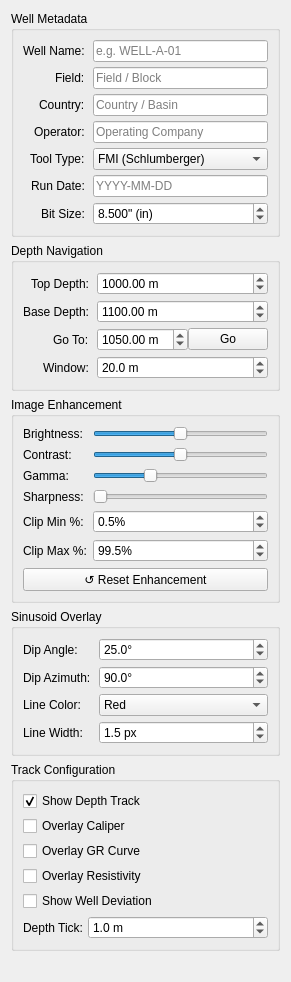
          <widget class="QWidget" name="leftScrollContents">
           <layout class="QVBoxLayout" name="leftContentLayout">
            <property name="spacing"><number>6</number></property>
            <property name="contentsMargins">
             <rect><x>8</x><y>8</y><width>8</width><height>8</height></rect>
            </property>

            <!-- Well Info Group -->
            <item>
             <widget class="QGroupBox" name="gbWellInfo">
              <property name="title"><string>Well Metadata</string></property>
              <layout class="QFormLayout" name="frmWellInfo">
               <property name="labelAlignment"><set>Qt::AlignRight|Qt::AlignVCenter</set></property>
               <property name="fieldGrowthPolicy"><enum>QFormLayout::AllNonFixedFieldsGrow</enum></property>
               <property name="horizontalSpacing"><number>8</number></property>
               <property name="verticalSpacing"><number>5</number></property>
               <item row="0" column="0">
                <widget class="QLabel" name="lblWellName">
                 <property name="text"><string>Well Name:</string></property>
                 <property name="objectName"><string>fieldLabel</string></property>
                </widget>
               </item>
               <item row="0" column="1">
                <widget class="QLineEdit" name="leWellName">
                 <property name="placeholderText"><string>e.g. WELL-A-01</string></property>
                </widget>
               </item>
               <item row="1" column="0">
                <widget class="QLabel" name="lblField">
                 <property name="text"><string>Field:</string></property>
                 <property name="objectName"><string>fieldLabel</string></property>
                </widget>
               </item>
               <item row="1" column="1">
                <widget class="QLineEdit" name="leField">
                 <property name="placeholderText"><string>Field / Block</string></property>
                </widget>
               </item>
               <item row="2" column="0">
                <widget class="QLabel" name="lblCountry">
                 <property name="text"><string>Country:</string></property>
                 <property name="objectName"><string>fieldLabel</string></property>
                </widget>
               </item>
               <item row="2" column="1">
                <widget class="QLineEdit" name="leCountry">
                 <property name="placeholderText"><string>Country / Basin</string></property>
                </widget>
               </item>
               <item row="3" column="0">
                <widget class="QLabel" name="lblOperator">
                 <property name="text"><string>Operator:</string></property>
                 <property name="objectName"><string>fieldLabel</string></property>
                </widget>
               </item>
               <item row="3" column="1">
                <widget class="QLineEdit" name="leOperator">
                 <property name="placeholderText"><string>Operating Company</string></property>
                </widget>
               </item>
               <item row="4" column="0">
                <widget class="QLabel" name="lblToolType">
                 <property name="text"><string>Tool Type:</string></property>
                 <property name="objectName"><string>fieldLabel</string></property>
                </widget>
               </item>
               <item row="4" column="1">
                <widget class="QComboBox" name="cbToolType">
                 <item><property name="text"><string>FMI (Schlumberger)</string></property></item>
                 <item><property name="text"><string>FMS (Schlumberger)</string></property></item>
                 <item><property name="text"><string>OBMI (Schlumberger)</string></property></item>
                 <item><property name="text"><string>STAR (Halliburton)</string></property></item>
                 <item><property name="text"><string>XRMI (Halliburton)</string></property></item>
                 <item><property name="text"><string>RAB / GVR</string></property></item>
                 <item><property name="text"><string>ARI (Schlumberger)</string></property></item>
                 <item><property name="text"><string>UBI (Schlumberger)</string></property></item>
                 <item><property name="text"><string>Custom</string></property></item>
                </widget>
               </item>
               <item row="5" column="0">
                <widget class="QLabel" name="lblRunDate">
                 <property name="text"><string>Run Date:</string></property>
                 <property name="objectName"><string>fieldLabel</string></property>
                </widget>
               </item>
               <item row="5" column="1">
                <widget class="QLineEdit" name="leRunDate">
                 <property name="placeholderText"><string>YYYY-MM-DD</string></property>
                </widget>
               </item>
               <item row="6" column="0">
                <widget class="QLabel" name="lblBitSize">
                 <property name="text"><string>Bit Size:</string></property>
                 <property name="objectName"><string>fieldLabel</string></property>
                </widget>
               </item>
               <item row="6" column="1">
                <widget class="QDoubleSpinBox" name="sbBitSize">
                 <property name="suffix"><string>" (in)</string></property>
                 <property name="minimum"><double>3.0</double></property>
                 <property name="maximum"><double>36.0</double></property>
                 <property name="value"><double>8.5</double></property>
                 <property name="singleStep"><double>0.5</double></property>
                 <property name="decimals"><number>3</number></property>
                </widget>
               </item>
              </layout>
             </widget>
            </item>

            <!-- Depth Range Group -->
            <item>
             <widget class="QGroupBox" name="gbDepthRange">
              <property name="title"><string>Depth Navigation</string></property>
              <layout class="QFormLayout" name="frmDepth">
               <property name="labelAlignment"><set>Qt::AlignRight|Qt::AlignVCenter</set></property>
               <property name="horizontalSpacing"><number>8</number></property>
               <property name="verticalSpacing"><number>5</number></property>
               <item row="0" column="0">
                <widget class="QLabel" name="lblTopDepth">
                 <property name="text"><string>Top Depth:</string></property>
                 <property name="objectName"><string>fieldLabel</string></property>
                </widget>
               </item>
               <item row="0" column="1">
                <widget class="QDoubleSpinBox" name="sbTopDepth">
                 <property name="suffix"><string> m</string></property>
                 <property name="minimum"><double>0.0</double></property>
                 <property name="maximum"><double>20000.0</double></property>
                 <property name="value"><double>1000.0</double></property>
                 <property name="decimals"><number>2</number></property>
                 <property name="singleStep"><double>1.0</double></property>
                </widget>
               </item>
               <item row="1" column="0">
                <widget class="QLabel" name="lblBottomDepth">
                 <property name="text"><string>Base Depth:</string></property>
                 <property name="objectName"><string>fieldLabel</string></property>
                </widget>
               </item>
               <item row="1" column="1">
                <widget class="QDoubleSpinBox" name="sbBottomDepth">
                 <property name="suffix"><string> m</string></property>
                 <property name="minimum"><double>0.0</double></property>
                 <property name="maximum"><double>20000.0</double></property>
                 <property name="value"><double>1100.0</double></property>
                 <property name="decimals"><number>2</number></property>
                 <property name="singleStep"><double>1.0</double></property>
                </widget>
               </item>
               <item row="2" column="0">
                <widget class="QLabel" name="lblGotoDepth">
                 <property name="text"><string>Go To:</string></property>
                 <property name="objectName"><string>fieldLabel</string></property>
                </widget>
               </item>
               <item row="2" column="1">
                <layout class="QHBoxLayout" name="hGotoLayout">
                 <item>
                  <widget class="QDoubleSpinBox" name="sbGotoDepth">
                   <property name="suffix"><string> m</string></property>
                   <property name="minimum"><double>0.0</double></property>
                   <property name="maximum"><double>20000.0</double></property>
                   <property name="value"><double>1050.0</double></property>
                   <property name="decimals"><number>2</number></property>
                  </widget>
                 </item>
                 <item>
                  <widget class="QPushButton" name="btnGotoDepth">
                   <property name="text"><string>Go</string></property>
                   <property name="objectName"><string>primaryBtn</string></property>
                   <property name="maximumWidth"><number>38</number></property>
                  </widget>
                 </item>
                </layout>
               </item>
               <item row="3" column="0">
                <widget class="QLabel" name="lblWindowSize">
                 <property name="text"><string>Window:</string></property>
                 <property name="objectName"><string>fieldLabel</string></property>
                </widget>
               </item>
               <item row="3" column="1">
                <widget class="QDoubleSpinBox" name="sbWindowSize">
                 <property name="suffix"><string> m</string></property>
                 <property name="minimum"><double>1.0</double></property>
                 <property name="maximum"><double>500.0</double></property>
                 <property name="value"><double>20.0</double></property>
                 <property name="decimals"><number>1</number></property>
                 <property name="singleStep"><double>5.0</double></property>
                </widget>
               </item>
              </layout>
             </widget>
            </item>

            <!-- Image Enhancement Group -->
            <item>
             <widget class="QGroupBox" name="gbEnhancement">
              <property name="title"><string>Image Enhancement</string></property>
              <layout class="QVBoxLayout" name="vEnhLayout">
               <property name="spacing"><number>6</number></property>

               <item>
                <layout class="QFormLayout" name="frmEnhance">
                 <item row="0" column="0">
                  <widget class="QLabel" name="lblBrightness">
                   <property name="text"><string>Brightness:</string></property>
                   <property name="objectName"><string>fieldLabel</string></property>
                  </widget>
                 </item>
                 <item row="0" column="1">
                  <widget class="QSlider" name="slBrightness">
                   <property name="orientation"><enum>Qt::Horizontal</enum></property>
                   <property name="minimum"><number>-100</number></property>
                   <property name="maximum"><number>100</number></property>
                   <property name="value"><number>0</number></property>
                  </widget>
                 </item>
                 <item row="1" column="0">
                  <widget class="QLabel" name="lblContrast">
                   <property name="text"><string>Contrast:</string></property>
                   <property name="objectName"><string>fieldLabel</string></property>
                  </widget>
                 </item>
                 <item row="1" column="1">
                  <widget class="QSlider" name="slContrast">
                   <property name="orientation"><enum>Qt::Horizontal</enum></property>
                   <property name="minimum"><number>-100</number></property>
                   <property name="maximum"><number>100</number></property>
                   <property name="value"><number>0</number></property>
                  </widget>
                 </item>
                 <item row="2" column="0">
                  <widget class="QLabel" name="lblGamma">
                   <property name="text"><string>Gamma:</string></property>
                   <property name="objectName"><string>fieldLabel</string></property>
                  </widget>
                 </item>
                 <item row="2" column="1">
                  <widget class="QSlider" name="slGamma">
                   <property name="orientation"><enum>Qt::Horizontal</enum></property>
                   <property name="minimum"><number>10</number></property>
                   <property name="maximum"><number>300</number></property>
                   <property name="value"><number>100</number></property>
                  </widget>
                 </item>
                 <item row="3" column="0">
                  <widget class="QLabel" name="lblSharpness">
                   <property name="text"><string>Sharpness:</string></property>
                   <property name="objectName"><string>fieldLabel</string></property>
                  </widget>
                 </item>
                 <item row="3" column="1">
                  <widget class="QSlider" name="slSharpness">
                   <property name="orientation"><enum>Qt::Horizontal</enum></property>
                   <property name="minimum"><number>0</number></property>
                   <property name="maximum"><number>100</number></property>
                   <property name="value"><number>0</number></property>
                  </widget>
                 </item>
                 <item row="4" column="0">
                  <widget class="QLabel" name="lblClipMin">
                   <property name="text"><string>Clip Min %:</string></property>
                   <property name="objectName"><string>fieldLabel</string></property>
                  </widget>
                 </item>
                 <item row="4" column="1">
                  <widget class="QDoubleSpinBox" name="sbClipMin">
                   <property name="suffix"><string>%</string></property>
                   <property name="minimum"><double>0.0</double></property>
                   <property name="maximum"><double>10.0</double></property>
                   <property name="value"><double>0.5</double></property>
                   <property name="singleStep"><double>0.5</double></property>
                   <property name="decimals"><number>1</number></property>
                  </widget>
                 </item>
                 <item row="5" column="0">
                  <widget class="QLabel" name="lblClipMax">
                   <property name="text"><string>Clip Max %:</string></property>
                   <property name="objectName"><string>fieldLabel</string></property>
                  </widget>
                 </item>
                 <item row="5" column="1">
                  <widget class="QDoubleSpinBox" name="sbClipMax">
                   <property name="suffix"><string>%</string></property>
                   <property name="minimum"><double>90.0</double></property>
                   <property name="maximum"><double>100.0</double></property>
                   <property name="value"><double>99.5</double></property>
                   <property name="singleStep"><double>0.5</double></property>
                   <property name="decimals"><number>1</number></property>
                  </widget>
                 </item>
                </layout>
               </item>

               <item>
                <widget class="QPushButton" name="btnResetEnhancement">
                 <property name="text"><string>↺ Reset Enhancement</string></property>
                </widget>
               </item>
              </layout>
             </widget>
            </item>

            <!-- Sinusoid Parameters -->
            <item>
             <widget class="QGroupBox" name="gbSinusoid">
              <property name="title"><string>Sinusoid Overlay</string></property>
              <layout class="QFormLayout" name="frmSinusoid">
               <property name="horizontalSpacing"><number>8</number></property>
               <property name="verticalSpacing"><number>5</number></property>
               <item row="0" column="0">
                <widget class="QLabel" name="lblDipAngle">
                 <property name="text"><string>Dip Angle:</string></property>
                 <property name="objectName"><string>fieldLabel</string></property>
                </widget>
               </item>
               <item row="0" column="1">
                <widget class="QDoubleSpinBox" name="sbDipAngle">
                 <property name="suffix"><string>°</string></property>
                 <property name="minimum"><double>0.0</double></property>
                 <property name="maximum"><double>90.0</double></property>
                 <property name="value"><double>25.0</double></property>
                 <property name="decimals"><number>1</number></property>
                 <property name="singleStep"><double>0.5</double></property>
                </widget>
               </item>
               <item row="1" column="0">
                <widget class="QLabel" name="lblDipAzimuth">
                 <property name="text"><string>Dip Azimuth:</string></property>
                 <property name="objectName"><string>fieldLabel</string></property>
                </widget>
               </item>
               <item row="1" column="1">
                <widget class="QDoubleSpinBox" name="sbDipAzimuth">
                 <property name="suffix"><string>°</string></property>
                 <property name="minimum"><double>0.0</double></property>
                 <property name="maximum"><double>359.9</double></property>
                 <property name="value"><double>90.0</double></property>
                 <property name="decimals"><number>1</number></property>
                 <property name="singleStep"><double>1.0</double></property>
                </widget>
               </item>
               <item row="2" column="0">
                <widget class="QLabel" name="lblSinLineColor">
                 <property name="text"><string>Line Color:</string></property>
                 <property name="objectName"><string>fieldLabel</string></property>
                </widget>
               </item>
               <item row="2" column="1">
                <widget class="QComboBox" name="cbSinusoidColor">
                 <item><property name="text"><string>Red</string></property></item>
                 <item><property name="text"><string>Blue</string></property></item>
                 <item><property name="text"><string>Green</string></property></item>
                 <item><property name="text"><string>Yellow</string></property></item>
                 <item><property name="text"><string>White</string></property></item>
                 <item><property name="text"><string>Black</string></property></item>
                 <item><property name="text"><string>Custom…</string></property></item>
                </widget>
               </item>
               <item row="3" column="0">
                <widget class="QLabel" name="lblSinLineWidth">
                 <property name="text"><string>Line Width:</string></property>
                 <property name="objectName"><string>fieldLabel</string></property>
                </widget>
               </item>
               <item row="3" column="1">
                <widget class="QDoubleSpinBox" name="sbSinusoidWidth">
                 <property name="suffix"><string> px</string></property>
                 <property name="minimum"><double>0.5</double></property>
                 <property name="maximum"><double>5.0</double></property>
                 <property name="value"><double>1.5</double></property>
                 <property name="singleStep"><double>0.5</double></property>
                 <property name="decimals"><number>1</number></property>
                </widget>
               </item>
              </layout>
             </widget>
            </item>

            <!-- Track Configuration -->
            <item>
             <widget class="QGroupBox" name="gbTrackConfig">
              <property name="title"><string>Track Configuration</string></property>
              <layout class="QVBoxLayout" name="vTrackConfig">
               <property name="spacing"><number>5</number></property>
               <item>
                <widget class="QCheckBox" name="chkShowDepthTrack">
                 <property name="text"><string>Show Depth Track</string></property>
                 <property name="checked"><bool>true</bool></property>
                </widget>
               </item>
               <item>
                <widget class="QCheckBox" name="chkShowCaliper">
                 <property name="text"><string>Overlay Caliper</string></property>
                 <property name="checked"><bool>false</bool></property>
                </widget>
               </item>
               <item>
                <widget class="QCheckBox" name="chkShowGR">
                 <property name="text"><string>Overlay GR Curve</string></property>
                 <property name="checked"><bool>false</bool></property>
                </widget>
               </item>
               <item>
                <widget class="QCheckBox" name="chkShowResistivity">
                 <property name="text"><string>Overlay Resistivity</string></property>
                 <property name="checked"><bool>false</bool></property>
                </widget>
               </item>
               <item>
                <widget class="QCheckBox" name="chkShowDeviation">
                 <property name="text"><string>Show Well Deviation</string></property>
                 <property name="checked"><bool>false</bool></property>
                </widget>
               </item>
               <item>
                <layout class="QFormLayout" name="frmTrackScale">
                 <item row="0" column="0">
                  <widget class="QLabel" name="lblTrackDepthStep">
                   <property name="text"><string>Depth Tick:</string></property>
                   <property name="objectName"><string>fieldLabel</string></property>
                  </widget>
                 </item>
                 <item row="0" column="1">
                  <widget class="QDoubleSpinBox" name="sbDepthTickStep">
                   <property name="suffix"><string> m</string></property>
                   <property name="minimum"><double>0.1</double></property>
                   <property name="maximum"><double>50.0</double></property>
                   <property name="value"><double>1.0</double></property>
                   <property name="decimals"><number>1</number></property>
                  </widget>
                 </item>
                </layout>
               </item>
              </layout>
             </widget>
            </item>

            <!-- Bottom Spacer -->
            <item>
             <spacer>
              <property name="orientation"><enum>Qt::Vertical</enum></property>
              <property name="sizeHint" stdset="0"><size><width>20</width><height>20</height></size></property>
             </spacer>
            </item>

           </layout>
          </widget>
